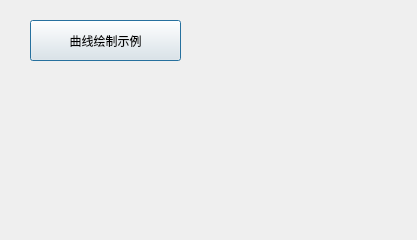
<?xml version="1.0" encoding="UTF-8"?>
<ui version="4.0">
 <class>Dialog</class>
 <widget class="QDialog" name="Dialog">
  <property name="geometry">
   <rect>
    <x>0</x>
    <y>0</y>
    <width>417</width>
    <height>240</height>
   </rect>
  </property>
  <property name="windowTitle">
   <string>Dialog</string>
  </property>
  <widget class="QPushButton" name="pushButton_2">
   <property name="geometry">
    <rect>
     <x>30</x>
     <y>20</y>
     <width>151</width>
     <height>41</height>
    </rect>
   </property>
   <property name="text">
    <string>曲线绘制示例</string>
   </property>
  </widget>
 </widget>
 <layoutdefault spacing="6" margin="11"/>
 <resources/>
 <connections/>
</ui>
